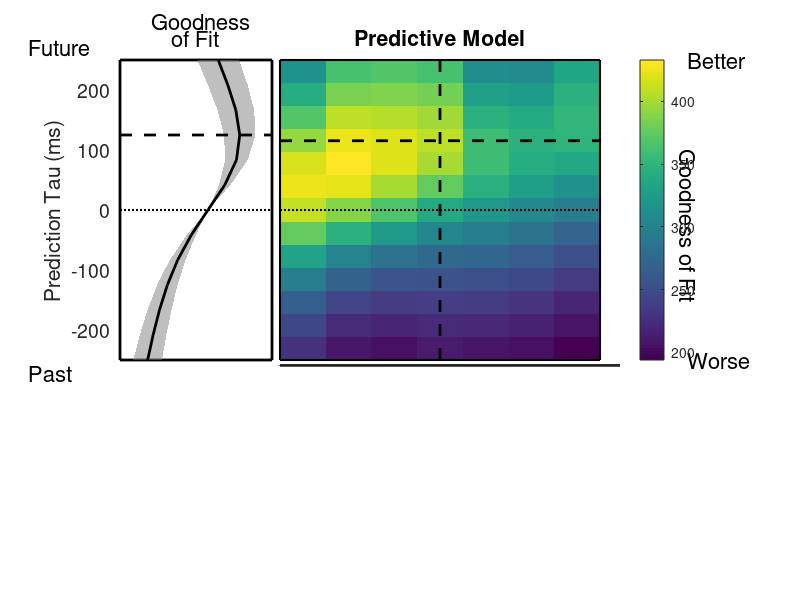

Write the MATLAB code that produced this figure.
% Generates Figure 4E plot from multivariate regression analysis.
%
% Run regression_model_mfr.m prior to running this.
% Shaw,L, Wang KH, Mitchell, J (2023) Fast Prediction in Marmoset Reach-to-Grasp Movements for Dynamic Prey.
%
% This function performs multivariate linear regression modeling according
% to the equation in Figure 4C and outputs AIC difference.
% Jude Mitchell, Kuan Hong Wang, and Luke Shaw 4/2023
% MATLAB R2022b
%
% Reaching data structure marmo_reach_model.mat available at
% https://doi.org/10.5281/zenodo.7869286

%******* make figure with special color map to illustrate peak
clear all
load('marmo_AIC_jack'); %saved output variable space from regression_model_fpm

%% ******

AICbase = squeeze(AICj(1,:,:) - AICj(4,:,:));  % base model, normed auto model (4)
basebest = min(min(AICbase));
AICpred = squeeze(AICj(2,:,:) - AICj(4,:,:));
AICdiff = AICpred - AICbase;
%***** works out the same as AICdiff
if (0)
  zmin = find( AICdiff == min(min(AICdiff)) );  
else
  %***** determin the min on the visuomotor delay of 80 ms
  X = q ./ 240;
  Xdist = (X - 0.08) .^ 2;
  mdist = min(Xdist);
  zz = find( Xdist == mdist);
  xmin = zz(1);
  mino = min( squeeze(AICpred(xmin,:)) );
  zmin = find( AICpred == mino );  
end
%****************
X=repmat(q./240,length(p),1)';
Y=repmat(p./240,length(q),1);
%*********

%***** store size of nT in next round
nT = 0;
for jk = 1:length(model.x.hand)
    nT = nT + length(model.x.hand{jk});
end

%****** compute Jacknifed version
% AICjakbase = zeros(JackN,size(AIC,1),size(AIC,2));
% AICjakpred = zeros(JackN,size(AIC,1),size(AIC,2));
% AICjakdiff = zeros(JackN,size(AIC,1),size(AIC,2));
for jk = 1:JackN
   AICjakbase(jk,:,:) = squeeze( (AICjack{jk}(1,:,:) - AICjack{jk}(4,:,:)) );
   AICjakpred(jk,:,:) = squeeze( (AICjack{jk}(2,:,:) - AICjack{jk}(4,:,:)) );
   % AICjakdiff(jk,:,:) = squeeze( (AICjack{jk}(2,:,:) - AICjack{jk}(1,:,:)) );  % not identical at zero
   AICjakdiff(jk,:,:) = squeeze( (AICjack{jk}(2,:,:) - AICjack{jk}(5,:,:)) ); % converges at zero 
end
AIC_base_std = squeeze( std(AICjakbase) ) * sqrt(JackN-1);
AIC_pred_std = squeeze( std(AICjakpred) ) * sqrt(JackN-1);
AIC_diff_std = squeeze( std(AICjakdiff) ) * sqrt(JackN-1);
AICstd = AIC_diff_std;

%********* colormap to emphasize trough
cmap = viridis(101);
%**** transform back to likelihood
%nT = 2778;
%AICdiff = AICdiff * nT;
%AICstd = AICstd * nT;
%***************
iX = q/240;
iY = p/240;
PeakVM = X(zmin);
PeakTP = Y(zmin);  
xp = find( PeakVM == iX );
yp = find( PeakTP == iY );
%****** modify to show prediction performance
TPcurve = -AICpred(xp,:);
TPstd = AIC_diff_std(xp,:);  % shows variance pred model to PNP line
TPpnp = mean(-AICbase(xp,:));

%***********
VMcurve = AICdiff(:,yp)';
VMstd = AICstd(:,yp)';  % from 10 fold Jacknife
%******
%***** model with no cricket term, what is best prediction?
VMDcurve = AICbase(:,yp)';
VMDstd = AIC_base_std(:,yp)';
%*********

hf = figure
set(hf,'Position',[100 100 800 800]);
subplot('Position',[0.35 0.40 0.5 0.5]);
diffX = 0.5*median(diff(iX));
diffY = 0.5*median(diff(iY));
minx = min(iX)-diffX;
maxx = max(iX)+diffX;
miny = min(iY)-diffY;
maxy = max(iY)+diffY;
imagesc(flipud(iX),iY,flipud(-AICpred')); hold on;
plot([minx,maxx],[0,0],'k:','LineWidth',1.5);
plot([PeakVM,PeakVM],[miny,maxy],'k--','LineWidth',2);
plot([minx,maxx],[-PeakTP,-PeakTP],'k--','LineWidth',2);
%** box in image
plot([minx,minx,maxx,maxx,minx],[miny,maxy,maxy,miny,miny],'k-',...
        'LineWidth',1.5);
text((minx+(1.275*(maxx-minx))),(miny+(0.3*(maxy-miny))),...
        'Goodness of Fit','Rotation',-90,'Fontsize',16);
text((minx+(1.275*(maxx-minx))),(miny+(0.0*(maxy-miny))),...
        'Better','Fontsize',16);
text((minx+(1.275*(maxx-minx))),(miny+(1.0*(maxy-miny))),...
        'Worse','Fontsize',16);
axis off;
%*** bound image with a line
title('Predictive Model');
set(gca,'Fontsize',14);
%******** make a special color map here
colormap(cmap);
colorbar;
%****** add horizontal axis of surface plot
subplot('Position',[0.35 0.39 0.425 0.001]);
axis([min(iX) max(iX) 0 1]);
xticks([-0.04 0 0.04 0.08 0.12]);
xticklabels({'-40','0','40','80','120'});
yticks([]);
set(gca,'Fontsize',14);
set(gca,'Linewidth',2);
xlabel('Visuomotor Delay (secs)')
%********    

%******* Plot marginal on the prediction term
subplot('Position',[0.15 0.40 0.190 0.5]);
SEM = 1;
aminy = min(TPcurve);
amaxy = max(TPcurve);
adiff = (amaxy-aminy);
aminy = aminy - 0.30*adiff;
amaxy = amaxy + 0.35*adiff;
fill([aminy,aminy,amaxy,amaxy,aminy],[miny,maxy,maxy,miny,miny],[1,1,1]); hold on;
plot([aminy,aminy,amaxy,amaxy,aminy],[min(iY),max(iY),max(iY),min(iY),min(iY)],'k-','LineWidth',2); hold on;
%******
xaa = [iY fliplr(iY)];
yaa = [(TPcurve+(SEM*TPstd)) fliplr(TPcurve-(SEM*TPstd))];
fill(yaa,xaa,[0.5,0.5,0.5],'Linestyle','none','FaceAlpha',0.5);
plot(TPcurve,iY,'k-','LineWidth',2); hold on;
%************
PP2Dcolo = [0,0,0];
PN2colo = [0.8,0.0,0.4];
plot([TPpnp,TPpnp],[miny,maxy],'k:','LineWidth',2,'Color',PN2colo);

plot([aminy,amaxy],[0,0],'k:','LineWidth',1.5);
plot([aminy,amaxy],[PeakTP,PeakTP],'k--','LineWidth',2);
axis([aminy amaxy min(iY) max(iY)]);
%*** make your own xticks above
xticks([]);
text(aminy+(0.21*(amaxy-aminy)),miny+(1.08*(maxy-miny)),'Goodness','Fontsize',16);
text(aminy+(0.34*(amaxy-aminy)),miny+(1.03*(maxy-miny)),'of Fit','Fontsize',16);
%*******
text(aminy-(0.60*(amaxy-aminy)),miny+(1.00*(maxy-miny)),'Future','Fontsize',16);
text(aminy-(0.60*(amaxy-aminy)),miny+(0.00*(maxy-miny)),'Past','Fontsize',16);
%*************
yticks([-0.2 -0.1 0.0 0.1 0.2]);
yticklabels({'-200','-100','0','100','200'}); 
set(gca,'Fontsize',14);
ylabel('Prediction Tau (ms)');


